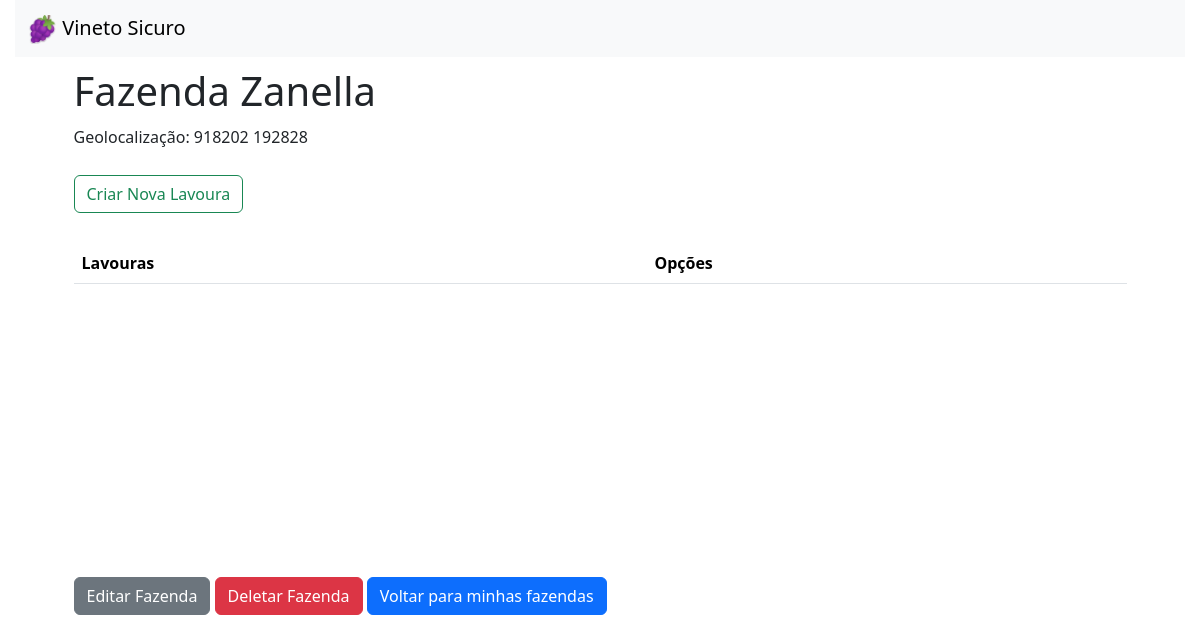
Before: /farms/10/ with the older database file.
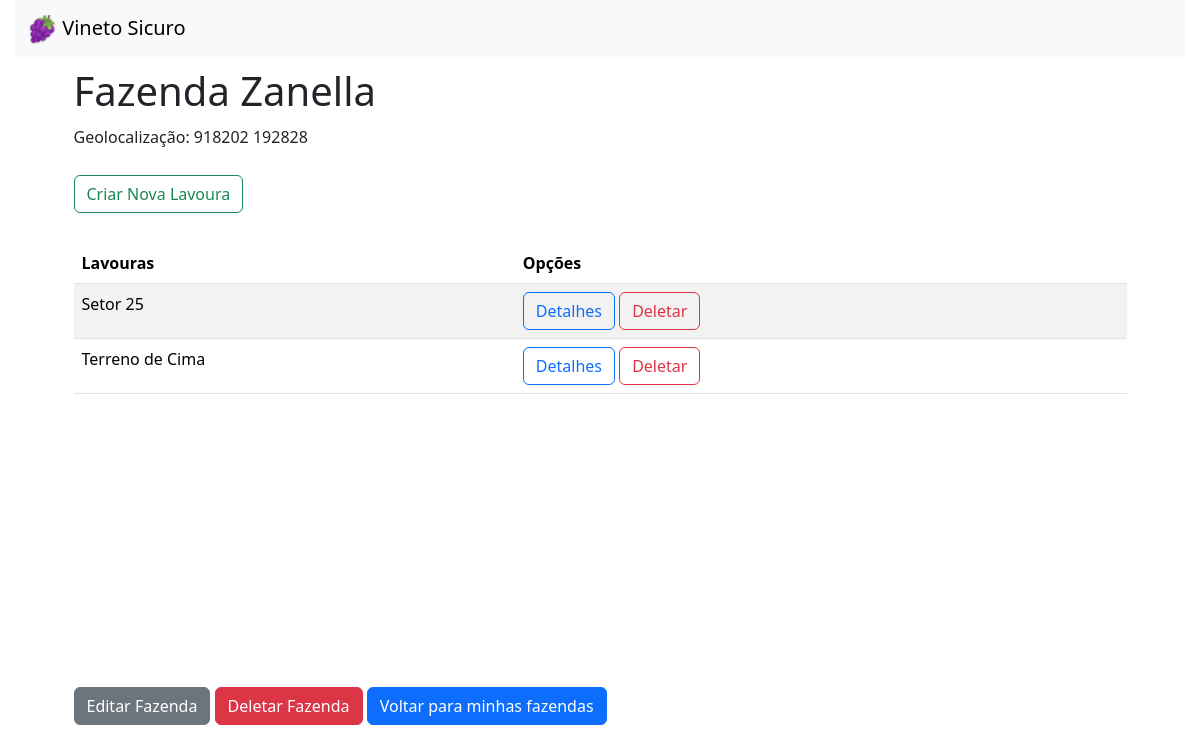
After: the same page with the newer database file.
### app1/models.py (models this page shows, shortened)
class Farm(models.Model):
    name = models.CharField(max_length=100)
    geolocalization = models.CharField(max_length=100, null=True)

class Harvest(models.Model):
    localization = models.CharField(max_length=100)
    farm = models.ForeignKey(Farm,
                               null=False,
                               on_delete=models.CASCADE,
                               related_name='harvests',
                               )

### app1/views.py (the view)
# urls.py: path('farms/<int:pk>/', views.farm_detail, name='farm_detail'),
def farm_detail(request, pk):
    farm = get_object_or_404(Farm, pk=pk)
    return render(request, 'app1/farm_detail.html', {'farm': farm})

### Templates/app1/farm_detail.html (shortened to what this page needs)
<!DOCTYPE html>
{% load static %}
<html lang="en">
<head>
    <link href="https://cdn.jsdelivr.net/npm/bootstrap@5.3.2/dist/css/bootstrap.min.css" rel="stylesheet">
    <link href="{% static '/app1/img/style.css' %}" rel="stylesheet">
</head>
<body>
    <nav class="navbar bg-body-tertiary">
        <div class="container-fluid">
          <a class="navbar-brand" href="#">
            <img src="{% static '/app1/img/logo.png' %}"  alt="Logo" width="30"  class="d-inline-block align-text-top">
            Vineto Sicuro
          </a>
        </div>
      </nav>
    <h1 style="margin-top: 10px; margin-left: 5%;" >{{ farm.name }}</h1>
    <p style="margin-top: 10px; margin-left: 5%;">Geolocalização: {{ farm.geolocalization }}</p>
    <a href="{% url 'app1:harvest_create' farm.pk %}" style="margin-top: 10px; margin-left: 5%;" type="button" class="btn btn-outline-success">Criar Nova Lavoura</a>
    <div style=" padding-left: 5%; padding-right: 5% ; margin-top: 30px;">
        <table class="table table-striped table-hover">
          <thead>
            <tr>
              <th scope="col">Lavouras</th>
              <th scope="col">Opções</th>
            </tr>
          </thead>
          {% for harvest in farm.harvests.all %}
            <tr>
              <td>{{ harvest.localization }}</td>
              <td>
                <a href="{% url 'app1:harvest_detail' farm.pk harvest.pk %}" type="button" class="btn btn-outline-primary">Detalhes</a>
                <a href="{% url 'app1:harvest_delete' farm.pk harvest.pk %}" type="button" class="btn btn-outline-danger">Deletar</a>
              </td>
            </tr>
            {% endfor %}
        </table>
      </div>
    <div  style="margin-left: 5%; margin-top: 25%" id="opcoesfazenda">
    <a href="{% url 'app1:farm_edit' farm.pk %}" type="button" class="btn btn-secondary">Editar Fazenda</a>
    <a href="{% url 'app1:farm_delete' farm.pk %}" type="button" class="btn btn-danger">Deletar Fazenda</a>
    <a href="{% url 'app1:farm_list' %}" type="button" class="btn btn-primary">Voltar para minhas fazendas</a>
</body>
</html>

### static/app1/img/style.css (style rules this page uses)
body { padding-left: 15px; padding-right: 15px ; }
#opcoesfazenda { margin-left: 5%; }

Changed rows visible on the page:
added Harvest: localization "Setor 25"
added Harvest: localization "Terreno de Cima"
